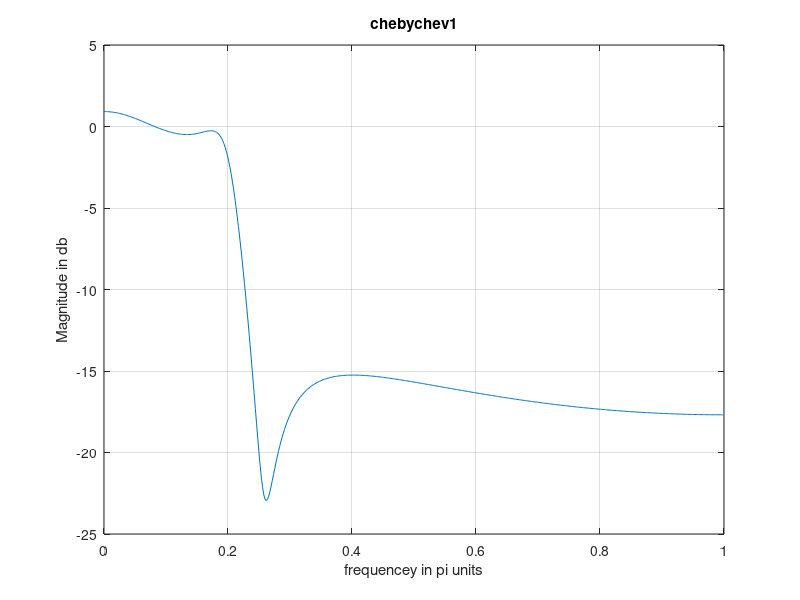

Source code (MATLAB):
wp = 0.2*pi;
ws = 0.3*pi;
rp = 1;
rs = 20;
T = 1;
wa_p = wp/T;
wa_s = ws/T;
[Nb, wcb] = ellipord(wa_p, wa_s, rp, rs, 's');
[bb_s, ab_s] = ellip(Nb, rp, rs, wcb, 's');
disp('For elliptical the order and cutoff frequency are'), 
disp(Nb), disp(wcb);
%[Hb, wb] = freqs(bb_s, ab_s);
[bb_z, ab_z] = impinvar(bb_s, ab_s, 1/T);
[Hbd, wbd] = freqz(bb_z, ab_z);
figure(1);
plot(wbd/pi, 20*log10(abs(Hbd))), title('chebychev1'), grid on;
ylabel('Magnitude in db');
xlabel('frequencey in pi units')